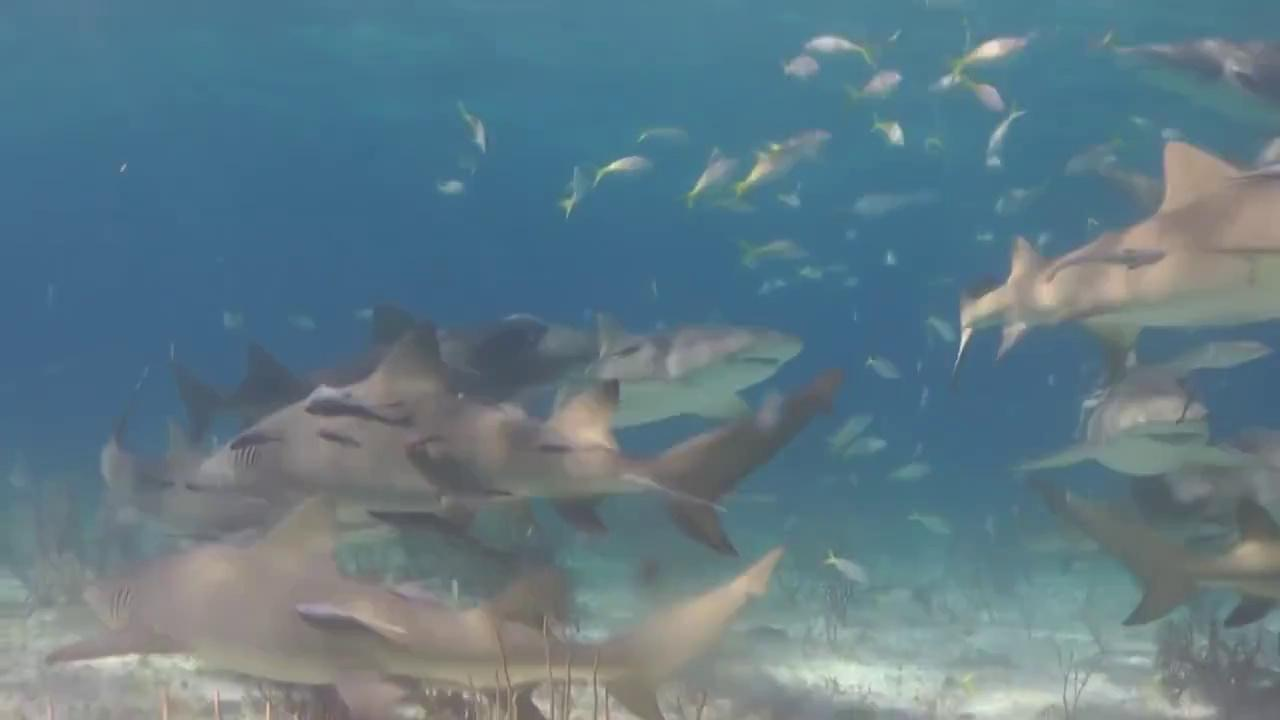
#> input picture examples/label-transformers/bounding-boxes/data/JPEGImages/video1/00000.jpg, 1280 x 720 px, given as the content of the folder les/label-transformers/bounding-boxes/data/JPEGImages/images, which was not available
$ python downscale_dataset.py
#> lines starting #> are read from the running program, lines starting #| are printed output that depends on the picture
import copy
import json
import shutil
from pathlib import Path

import cv2
from tqdm.auto import tqdm

target_width = 1024
target_height = 1024
data_folder_path = "/path/to/ea-project"
annotations_path = "/path/to/annotation/file"


def resize_images(root_folder: Path, target_width: int, target_height: int):
#> called with target_width = 1024, target_height = 1024
    data_path = Path(root_folder / "data")
    target_data_path = Path(root_folder / f"data_{target_width}x{target_height}")

    if target_data_path.is_dir():
        shutil.rmtree(target_data_path)
    target_data_path.mkdir()

    for lr_item in tqdm(
        data_path.iterdir(),
        desc="Resizing images",
        total=len(list(data_path.glob("*"))),
    ):
        if lr_item.is_dir():
            data_units = lr_item / "images"
            target_data_units = target_data_path / lr_item.as_posix().split("/")[-1] / "images"
            target_data_units.mkdir(parents=True)
            for item in data_units.glob("*.*"):
                if item.as_posix().endswith((".png", ".jpg", ".jpeg", "tiff", ".tif", ".bmp", ".gif")):
                    target_file_path = target_data_path / "/".join(item.as_posix().split("/")[-3:])
                    try:
                        img = cv2.imread(item.as_posix())
#> img is the input picture: shape (720, 1280, 3); mean B, G, R 134.3, 122.7, 96.6
                        img_resized = cv2.resize(img, (target_width, target_height), interpolation=cv2.INTER_AREA)
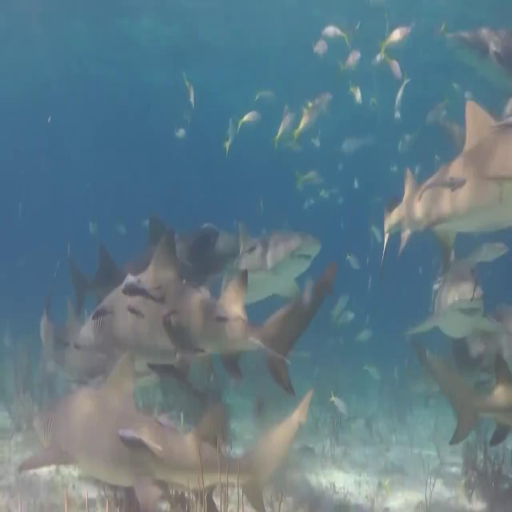
#> img_resized: shape (1024, 1024, 3) (shown at 1/2 size); mean B, G, R 134.3, 122.6, 96.6
                    except Exception:
                        print(f"Corrupted file: {item.as_posix}")
                        continue
                    cv2.imwrite(target_file_path.as_posix(), img_resized)
                else:
                    print(f"Not supported file: {item.as_posix()}")


def resize_coco_annotations(
    coco_annotation_file_path: Path,
    images_folder_name: str,
    target_width: int,
    target_height: int,
):
    target_coco_annotation_file_path = (
        coco_annotation_file_path.with_suffix("").as_posix()
        + f" {target_width}x{target_height}"
        + coco_annotation_file_path.suffix
    )

#> (the run stopped early here; a loop or call above may not have finished)

$ run again, on examples/label-transformers/bounding-boxes/data/JPEGImages/video2/00005.jpg
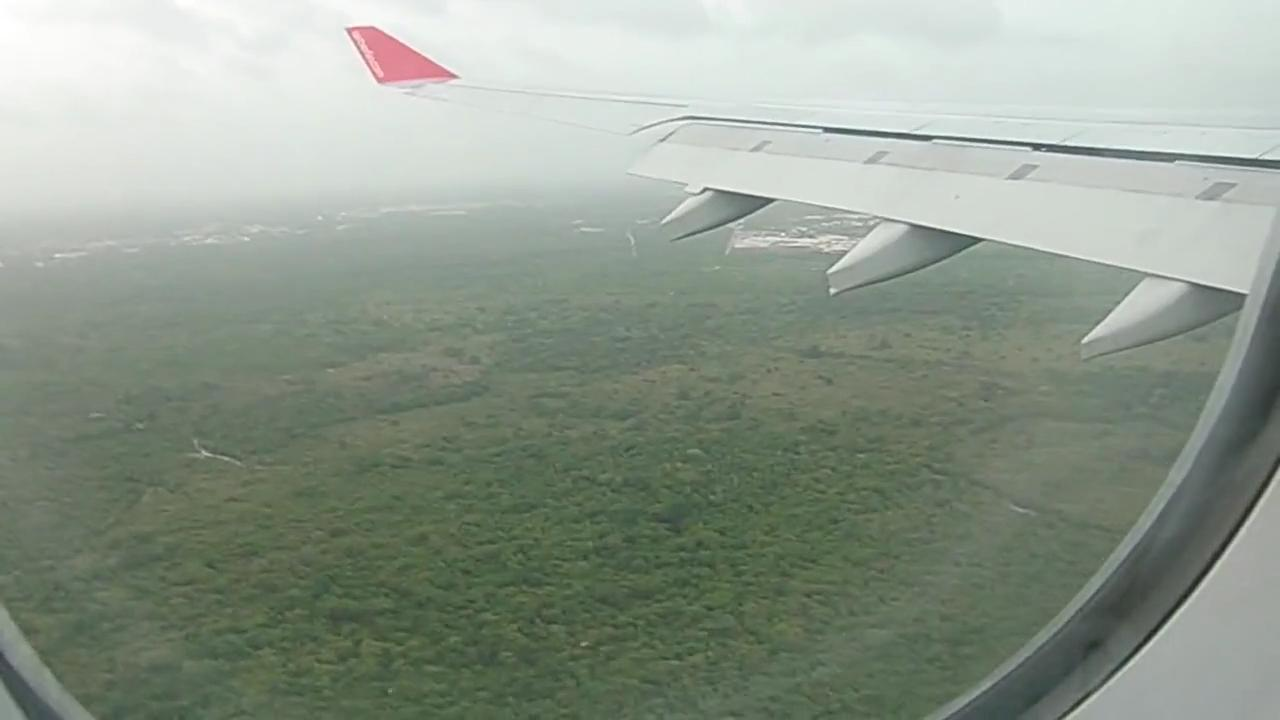
#> input picture examples/label-transformers/bounding-boxes/data/JPEGImages/video2/00005.jpg, 1280 x 720 px, given as the content of the folder les/label-transformers/bounding-boxes/data/JPEGImages/images, which was not available
#> in resize_images, img is the input picture: shape (720, 1280, 3); mean B, G, R 140.3, 152.9, 142.5
#> in resize_images, `img_resized = cv2.resize(img, (target_width, target_height), interpola..`:
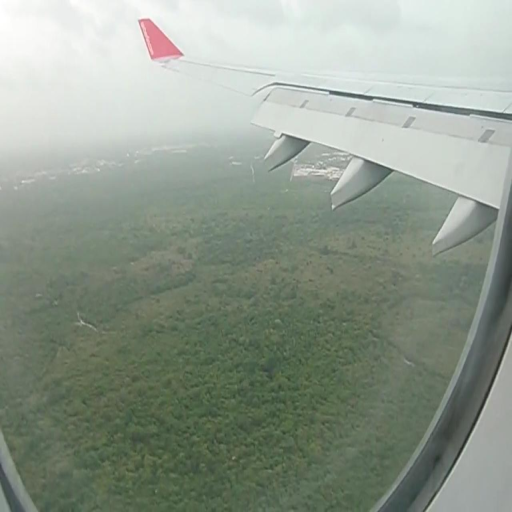
#> img_resized: shape (1024, 1024, 3) (shown at 1/2 size); mean B, G, R 140.3, 152.9, 142.5

$ run again, on examples/label-transformers/bounding-boxes/data/JPEGImages/video3/00000.jpg
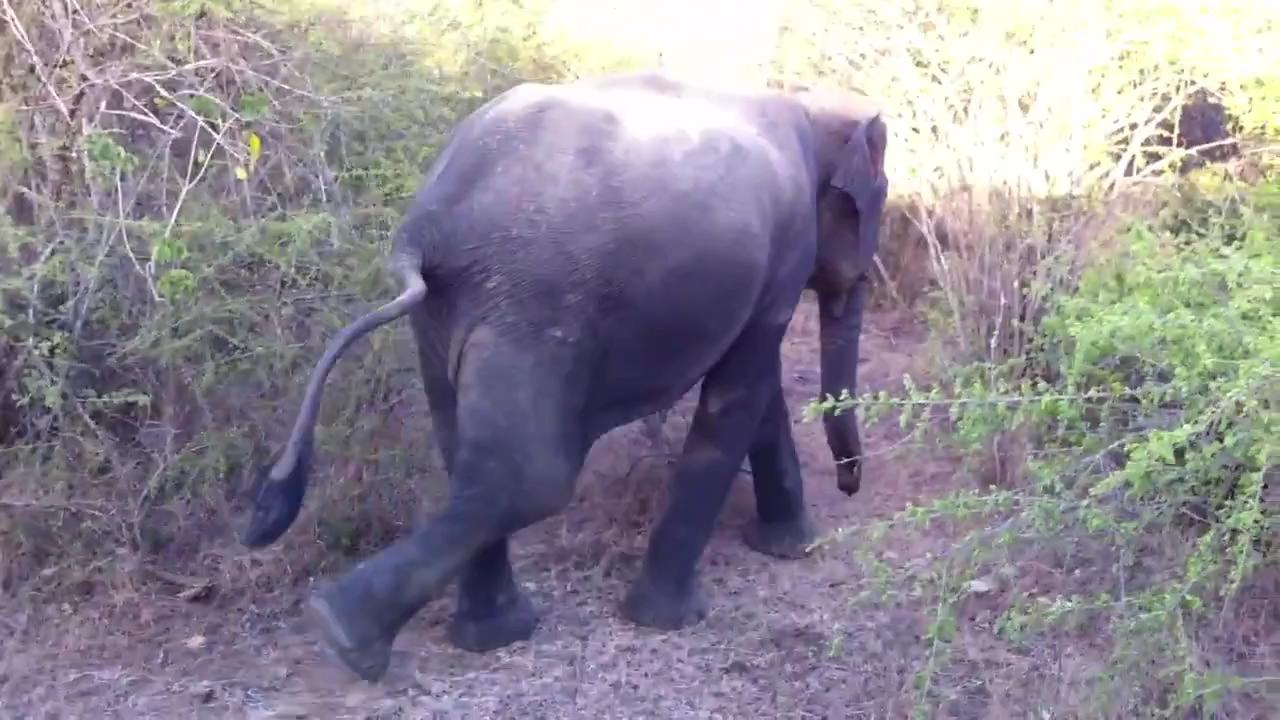
#> input picture examples/label-transformers/bounding-boxes/data/JPEGImages/video3/00000.jpg, 1280 x 720 px, given as the content of the folder les/label-transformers/bounding-boxes/data/JPEGImages/images, which was not available
#> in resize_images, img is the input picture: shape (720, 1280, 3); mean B, G, R 147.4, 136.6, 141.7
#> in resize_images, `img_resized = cv2.resize(img, (target_width, target_height), interpola..`:
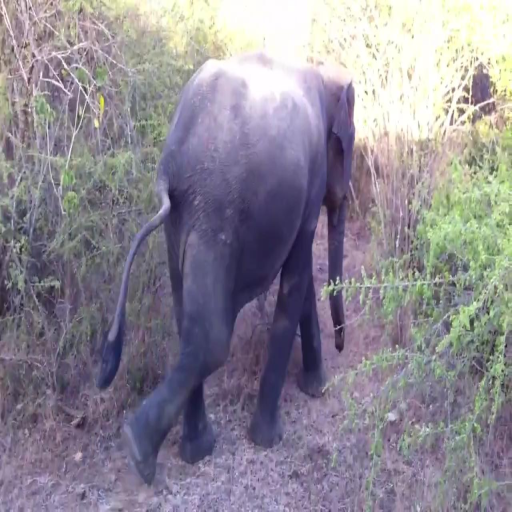
#> img_resized: shape (1024, 1024, 3) (shown at 1/2 size); mean B, G, R 147.3, 136.5, 141.6
